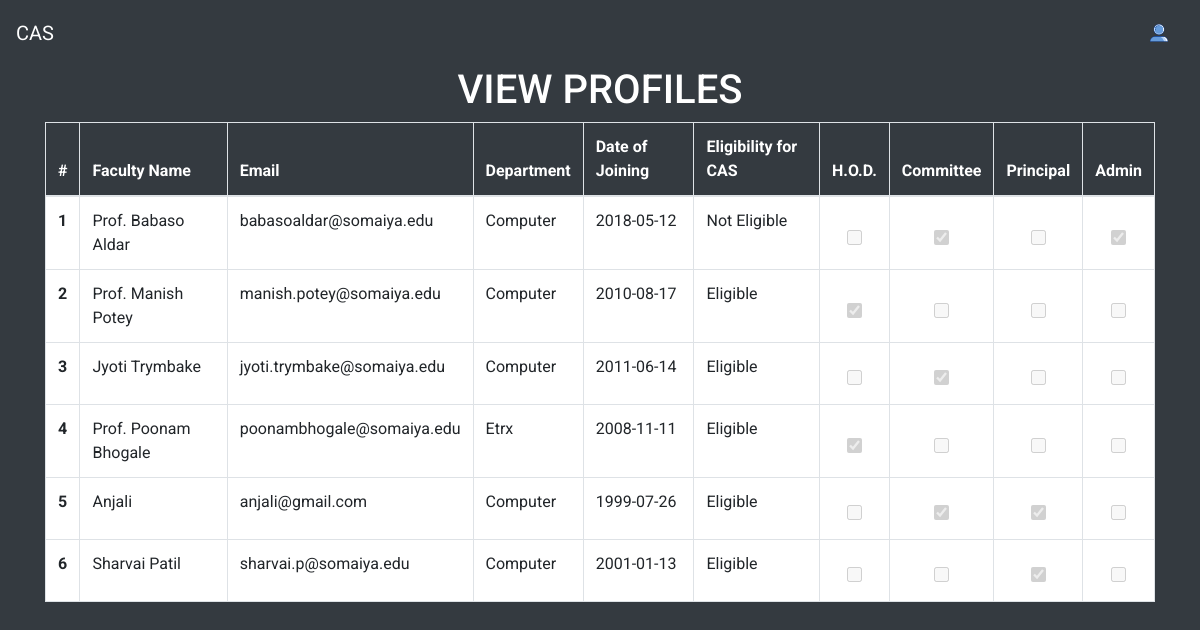
Screenshot of /viewprofiles.php (signed in) with the database file from the repository.
### tables this page shows
CREATE TABLE `faculty_table` (
  `id` int(11) NOT NULL,
  `faculty_name` varchar(100) NOT NULL,
  `email` varchar(50) NOT NULL,
  `password` varchar(256) NOT NULL,
  `date_of_joining` date NOT NULL,
  `department` varchar(50) NOT NULL,
  `profilePicLocation` varchar(100) NOT NULL DEFAULT 'defaults/default_userprofile_pic.png',
  `hod` int(11) NOT NULL,
  `committee` int(11) NOT NULL,
  `principal` int(11) NOT NULL,
  `admin` int(11) NOT NULL
);

### viewprofiles.php (the view, shortened to what this page needs)
<?php
if(!isset($_SESSION['id']))
{
	header("LOCATION: index.php");
}
else
{
include 'dbh.php';
$userId=mysqli_real_escape_string($conn,$_SESSION['id']);
include 'top.php';
?>
   	<nav class="navbar navbar-expand-lg sticky-top navbar-dark bg-dark">
	  	<a class="navbar-brand" href="#">CAS</a>
	  	<div class="collapse navbar-collapse" id="navbarSupportedContent">
		    <ul class="navbar-nav ml-auto">
		      	<?php
		      	if(!isset($_SESSION['id']))
		      	{
			      	?>
			      	<li class="nav-item">
			        	<a class="nav-link" href="index.php">Sign Up | Sign In</a>
			      	</li>
			      	<?php
			    }
			    else
			    {
			    	?>
			      	<li class="nav-item dropdown">
				        <img class="nav-link dropdown-toggle" src="defaults/default_userprofile_pic.png" width="50px" style="cursor: pointer" id="navbarDropdown" role="button" data-toggle="dropdown" aria-haspopup="true" aria-expanded="false">
			      	</li>
			      	<?php
		      	}
		      	?>
		    </ul>
	  	</div>
	</nav>
   	<div class="container">
		<div class="row justify-content-center">
			<div class="col-md-12">
				<h1 class="text-center" style="color:white">VIEW PROFILES</h1>
				<div class="admin-table">
				<table class="table table-bordered" style="background-color: white">
				  	<thead style="color: white">
					    <tr>
					      	<th scope="col" style="background-color: #343a40">#</th>
					      	<th scope="col" style="background-color: #343a40">Faculty Name</th>
					      	<th scope="col" style="background-color: #343a40">Email</th>
					      	<th scope="col" style="background-color: #343a40">Department</th>
					      	<th scope="col" style="background-color: #343a40">Date of Joining</th>
					      	<th scope="col" style="background-color: #343a40">Eligibility for CAS</th>
					      	<th scope="col" style="background-color: #343a40">H.O.D.</th>
					      	<th scope="col" style="background-color: #343a40">Committee</th>
					      	<th scope="col" style="background-color: #343a40">Principal</th>
					      	<th scope="col" style="background-color: #343a40">Admin</th>
					    </tr>
				  	</thead>
				  	<tbody>
				  		<?php
				  		$sqlc="SELECT hod,committee,department FROM faculty_table WHERE id='$userId'";
				  		$resultc=mysqli_query($conn,$sqlc);
				  		$rowc=mysqli_fetch_assoc($resultc);
				  		if($rowc['committee']==1)
				  		{
				  			$check="committee";
				  		}
				  		if($check=="hod")
				  		{
				  			$departmentc=mysqli_real_escape_string($conn,$rowc['department']);
				  			$sql="SELECT id, faculty_name, email, date_of_joining, department, hod, committee, principal, admin FROM faculty_table WHERE department='$departmentc' AND hod=0";
				  			$result=mysqli_query($conn,$sql);
				  		}
				  		else
				  		{
				  			$sql="SELECT id, faculty_name, email, date_of_joining, department, hod, committee, principal, admin FROM faculty_table";
				  			$result=mysqli_query($conn,$sql);
				  		}
				  		$count=1;
				  		while($row=mysqli_fetch_assoc($result))
				  		{
				  			$id=$row['id'];
				  			$faculty_name=$row['faculty_name'];
				  			$email=$row['email'];
				  			$date_of_joining=$row['date_of_joining'];
				  			$department=$row['department'];
				  			$hod=$row['hod'];
				  			$committee=$row['committee'];
				  			$principal=$row['principal'];
				  			$admin=$row['admin'];
					  		?>
						    <tr>
						      	<th scope="row"><?php echo $count; ?></th>
						      	<td><?php echo $faculty_name; ?></td>
						      	<td><?php echo $email; ?></td>
						      	<td><?php echo $department; ?></td>
						      	<td><?php echo $date_of_joining; ?></td>
						    <?php
							$now = time();
							$your_date = strtotime($date_of_joining);
							$datediff = $now - $your_date;
							$years = floor($datediff / (365*60*60*24));
						    if($years>=5)
						    {
						    	?>
						    	<td>Eligible</td>
						    	<?php
						    }
						    else
						    {
						    	?>
						    	<td>Not Eligible</td>
						    	<?php
						    }
						    ?>
						      	<form class="update-rights-form" id="update-rights-form-<?php echo $id; ?>" action="" method="POST">
						      		<td class="table-center">
						      			<?php
						      			if($hod==1)
						      			{
						      				?>
						      				<input type="checkbox" class="admin-table-checkbox" name="hod" id="hod<?php echo $id; ?>" value="hod" checked disabled>
						      				<?php
						      			}
						      			else
						      			{
						      				?>
						      				<input type="checkbox" class="admin-table-checkbox" name="hod" id="hod<?php echo $id; ?>" value="hod" disabled>
						      				<?php
						      			}
						      			?>
		  							</td>
		  							<td class="table-center">
		  								<?php
		  								if($committee==1)
		  								{
		  									?>
		  									<input type="checkbox" class="admin-table-checkbox" name="committee" id="committee<?php echo $id; ?>" value="committee" checked disabled>
		  									<?php
		  								}
		  								else
		  								{
		  									?>
		  									<input type="checkbox" class="admin-table-checkbox" name="committee" id="committee<?php echo $id; ?>" value="committee" disabled>
		  									<?php
		  								}
		  								?>
		  							</td>
		  							<td class="table-center">
		  								<?php
		  								if($principal==1)
		  								{
		  									?>
		  									<input type="checkbox" class="admin-table-checkbox" name="principal" id="principal<?php echo $id; ?>" value="principal" checked disabled>
		  									<?php
		  								}
		  								else
		  								{
		  									?>
		  									<input type="checkbox" class="admin-table-checkbox" name="principal"id="principal<?php echo $id; ?>"  value="principal" disabled>
		  									<?php
		  								}
		  								?>
		  							</td>
		  							<td class="table-center">
		  								<?php
		  								if($admin==1)
		  								{
		  									?>
		  									<input type="checkbox" class="admin-table-checkbox" name="admin" id="admin<?php echo $id; ?>" value="admin" checked disabled>
		  									<?php
		  								}
		  								else
		  								{
		  									?>
		  									<input type="checkbox" class="admin-table-checkbox" name="admin" id="admin<?php echo $id; ?>" value="admin" disabled>
		  									<?php
		  								}
		  								?>
		  							</td>
						      	</form>
						    </tr>
						    <?php
						    $count+=1;
						}
					    ?>
				  </tbody>
				</table>
				</div>
			</div>
		</div>
	</div>
</body>
</html>
<?php
}
?>

### top.php (shortened to what this page needs)
<!DOCTYPE html>
<html>
<head>
	<link rel="stylesheet" href="https://maxcdn.bootstrapcdn.com/bootstrap/4.1.3/css/bootstrap.min.css">
	<link href="https://stackpath.bootstrapcdn.com/font-awesome/4.7.0/css/font-awesome.min.css" rel="stylesheet">
	<link href="//netdna.bootstrapcdn.com/font-awesome/4.1.0/css/font-awesome.min.css" rel="stylesheet">
	<link rel="stylesheet" type="text/css" href="Frontend/global.css">
	<link rel="stylesheet" href="https://cdnjs.cloudflare.com/ajax/libs/animate.css/3.7.0/animate.min.css">
	<link rel="stylesheet" href="https://use.fontawesome.com/releases/v5.6.3/css/all.css">
</head>
<body>

### Frontend/global.css (style rules this page uses)
* { margin: 0px; padding: 0px; font-family: 'Roboto', sans-serif; }
html { height:100%; }
body { background-color: #343a40 !important; background-size: cover; background-attachment: fixed; height:100%; }
a { text-decoration: none; }
td.table-center { text-align: center; vertical-align: middle; }
.admin-table { overflow-x:auto; }
input[type="checkbox"] { margin-top: 15px; width: 15px; height: 15px; }
input:disabled { background: #dddddd; }

### rows the page displays
faculty_table: faculty_name "Prof. Babaso Aldar", email "babasoaldar@somaiya.edu", department "Computer", date_of_joining "2018-05-12", shows "Not Eligible"
faculty_table: faculty_name "Prof. Manish Potey", email "manish.potey@somaiya.edu", department "Computer", date_of_joining "2010-08-17", shows "Eligible"
faculty_table: faculty_name "Jyoti Trymbake", email "jyoti.trymbake@somaiya.edu", department "Computer", date_of_joining "2011-06-14", shows "Eligible"
faculty_table: faculty_name "Prof. Poonam Bhogale", email "poonambhogale@somaiya.edu", department "Etrx", date_of_joining "2008-11-11", shows "Eligible"
faculty_table: faculty_name "Anjali", email "anjali@gmail.com", department "Computer", date_of_joining "1999-07-26", shows "Eligible"
faculty_table: faculty_name "Sharvai Patil", email "sharvai.p@somaiya.edu", department "Computer", date_of_joining "2001-01-13", shows "Eligible"
